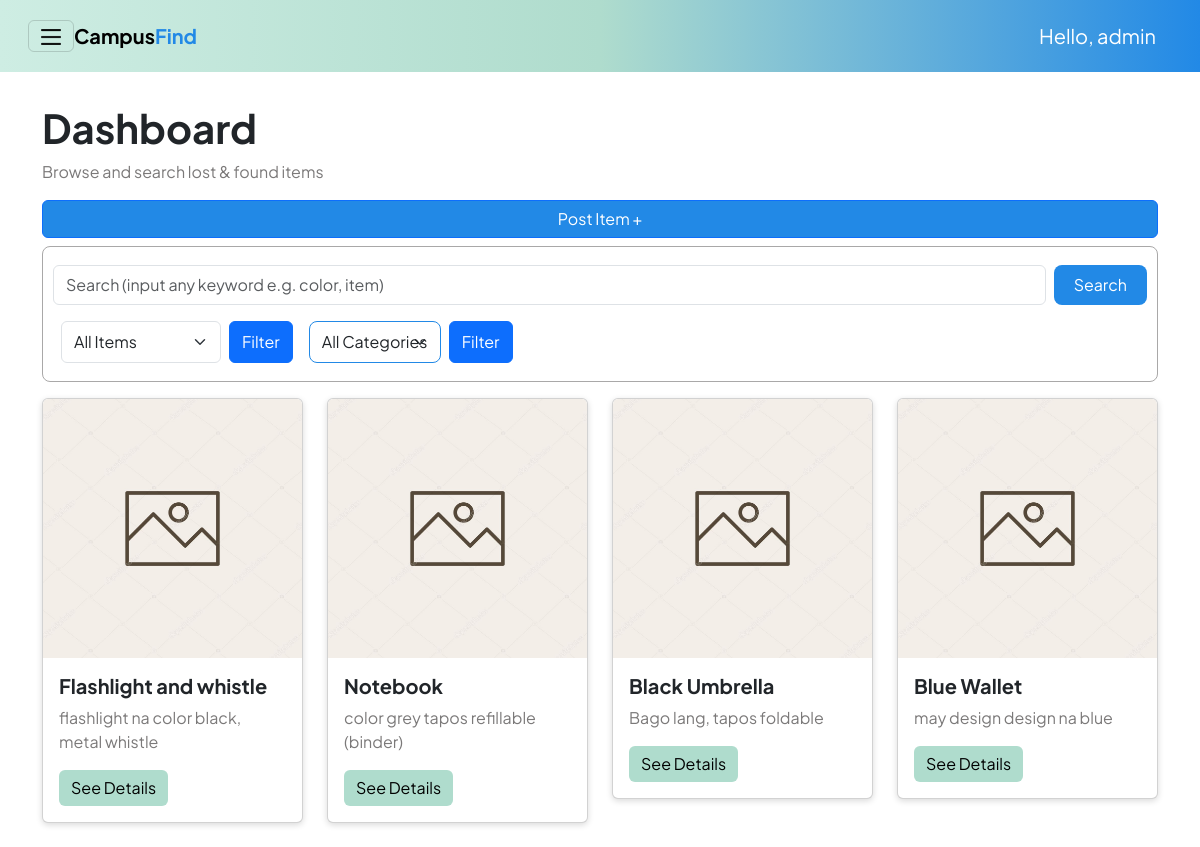
Page /interfaces/admin/dashboard_admin.php (signed in) on the earlier database version.
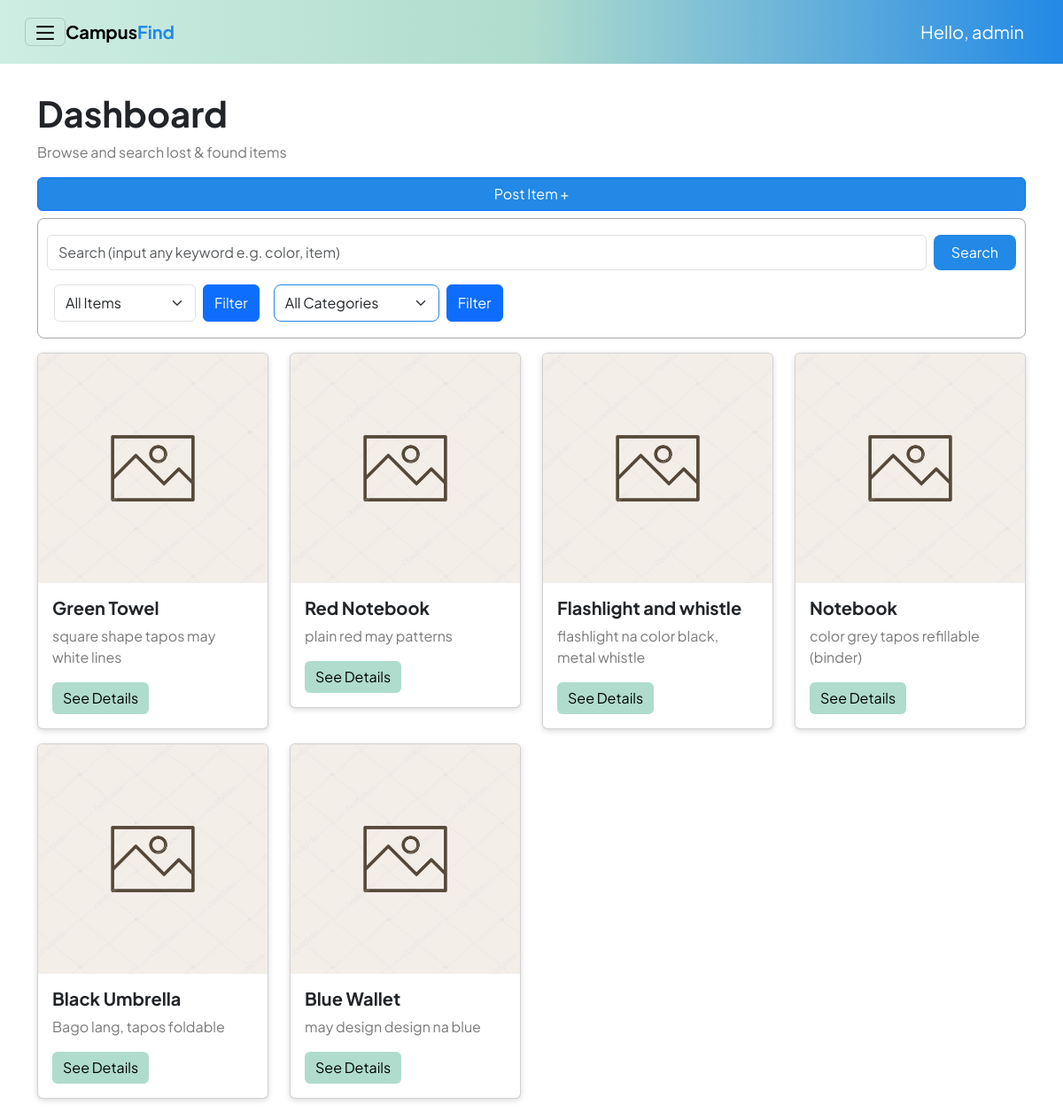
Same page on the later database version.
### tables this page shows
CREATE TABLE items (
        id INTEGER PRIMARY KEY AUTOINCREMENT,
        user_id INTEGER NOT NULL,
        title TEXT NOT NULL,
        description TEXT,
        item_status TEXT NOT NULL,     -- 'lost' or 'found'
        category_id INTEGER,
        location_lost TEXT,
        location_found TEXT,
        date_lost_or_found DATE,
        current_location TEXT,
        image_path TEXT,
        created_at DATETIME DEFAULT CURRENT_TIMESTAMP,
        -- updated_at DATETIME DEFAULT CURRENT_TIMESTAMP,
        claimed_by_user_id INTEGER,
        claimed_at DATETIME,

        FOREIGN KEY (user_id) REFERENCES users(id) ON DELETE CASCADE,
        FOREIGN KEY (claimed_by_user_id) REFERENCES users(id) ON DELETE SET NULL,
        FOREIGN KEY (category_id) REFERENCES categories(id)
    );

### interfaces/admin/dashboard_admin.php (the view, shortened to what this page needs)
<?php
$admin = $_SESSION["user"];
$db = get_db();
$action = $_GET["action"] ?? "list";
$sql = "SELECT items.*, categories.name AS category_name
        FROM items
        LEFT JOIN categories ON items.category_id = categories.id";
$sql .= " ORDER BY items.id DESC";
?>
<!DOCTYPE html>
<html lang="en">
<head>
    <link rel="stylesheet" href="../../reusable/header.css">
    <link rel="stylesheet" href="../../reusable/cards.css">
    <link rel="stylesheet" href="../../reusable/form.css">
    <link href="https://cdn.jsdelivr.net/npm/bootstrap@5.3.8/dist/css/bootstrap.min.css" rel="stylesheet">
</head>
<body class="m-0 border-0 bd-example">
<nav class="navbar p-3 sticky-top">
    <div class="container-fluid">
        <button class="navbar-toggler" type="button" data-bs-toggle="offcanvas"
                data-bs-target="#offcanvasWithBothOptions" aria-controls="offcanvasWithBothOptions"
                aria-expanded="false" aria-label="Toggle navigation">
            <img src="/assets/hamburger.png" alt="hamburger icon" width="20px" height="20px">
        </button>
        <strong><a class="navbar-brand me-auto" href="#">Campus<span class = "find">Find</a></strong>
        <a class="navbar-brand ms-auto text-white" href="#">Hello, <?php echo htmlspecialchars($admin["username"]); ?></a>
    </div>
</nav>
<div class="container my-3">
    <?php if ($action === "create"): ?>
        <h3>Add New Item</h3>
        <form method="post" action="?action=store" enctype="multipart/form-data">
            <input type="text" name="title" placeholder="Title" required>
            <textarea name="description" placeholder="Description"></textarea>
        <select name="category_id" id="category_id" required>
            <option value="">Select Category</option>
            <?php
            $catQ = $db->query("SELECT * FROM categories ORDER BY name");
            while($c = $catQ->fetchArray(SQLITE3_ASSOC)):
            ?>
                <option value="<?= $c['id']; ?>">
                    <?= ucfirst(str_replace('_', ' ', $c['name'])); ?>
                </option>
            <?php endwhile; ?>
        </select>
        <select name="item_status" id="status" required>
            <option value="">Select Type</option>
            <option value="lost">Lost</option>
            <option value="found">Found</option>
        </select>
        <input type="text" name="location_lost" id="location_lost" placeholder="Location Lost">
        <input type="text" name="location_found" id="location_found" placeholder="Location Found">
        <label for="date_lost_or_found" id="dateLabel">Date Lost</label>
        <input type="date" name="date_lost_or_found" id="date_lost_or_found">
            <input type="text" name="current_location" placeholder="Current Location">
            <button class="btn" type="submit">Save</button>
            <a class="btn" href="dashboard_admin.php">Cancel</a>
        </form>
    <?php else: ?>
        <section class = "heroSection pt-3">
            <h1><strong>Dashboard</strong></h1>
            <p class = "subtext">Browse and search lost & found items</p>
            <a id = "postItems" type="button" class="btn btn-primary" href="?action=create">
                Post Item +
            </a>
        </section>
        <div class="search-filter-container my-2">
            <form class="d-flex py-2 w-100" method="GET">
                <input
                    class="form-control me-2"
                    type="search"
                    name="search"
                    placeholder="Search (input any keyword e.g. color, item)"
                    value="<?php echo htmlspecialchars($_GET['search'] ?? ''); ?>"
                />
                <button class="btn searchBtn" type="submit">Search</button>
            </form>
            <form method="GET" class="d-flex">
                <select name="item_status" class="form-select m-2 me-auto">
                    <option value="">All Items</option>
                </select>
                <button type="submit" class="btn btn-primary m-2">Filter</button>
            </form>
            <form method="GET" class="d-flex">
                <select id="filterCategory" name="category_id" class="form-select m-2 me-auto">
                    <option value="">All Categories</option>
                </select>
                <button type="submit" class="btn btn-primary m-2">Filter</button>
            </form>
        </div>
        <?php
        $result = $db->query($sql);
        $items = [];
        while ($row = $result->fetchArray(SQLITE3_ASSOC)) {
            $items[] = $row;
        } ?>
        <div class="row">
            <?php if (empty($items)): ?>
                <p>No items found.</p>
            <?php else: ?>
                <?php foreach ($items as $it): ?>
                    <div class="col-md-3">
                        <div class="card my-2">
                            <img src="/assets/image.png" class="card-img-top" alt="Item image">
                            <div class="card-body">
                                <h5 class="card-title"><strong><?php echo htmlspecialchars($it["title"]); ?></strong></h5>
                                <p class="card-text"><?php echo htmlspecialchars($it["description"]); ?></p>
                                <button id = "seeDetails" type="button" class="btn btn-primary" data-bs-toggle="modal" data-bs-target="#modal-<?php echo $it['id']; ?>">
                                    See Details
                                </button>
                            </div>
                        </div>
                    </div>
                <?php endforeach; ?>
            <?php endif; ?>
        </div>
    <?php endif; ?>
</div>
</body>
</html>

### reusable/header.css (style rules this page uses)
:root { --color-primary-gradient: linear-gradient(to right, #ceede3,#afdccd, #2289e6); --blue-primary: #2289e6; --button: #afdccd; --button-hover: #ceede3; --bg: #f8f8f8; --gray-text: #7b7979; --lost-color: #ff0000; --found-color: #2289e6; --claimed-color: #558d57; --pending-color: #ffa629; }
* { font-family: "Plus Jakarta Sans", sans-serif; }
.navbar-brand { font-size: 20px !important; }
.find { color: var(--blue-primary); }
nav { background: var(--color-primary-gradient); }
#postItems { background-color: var(--blue-primary); width: 100%; }
button.searchBtn { background-color: var(--blue-primary) !important; color: white; border: none; padding: 8px 20px; border-radius: 8px; }
.search-filter-container { border: 1px solid #a9a8a8; border-radius: 8px; padding: 10px; }
#filterStatus, #filterCategory { border-color: var(--blue-primary); padding: 8px 12px !important; border-radius: 8px; cursor: pointer; }
#seeDetails { color: black; background-color: var(--button); border: none; }
.card-text, .subtext { color: var(--gray-text) }
.search-filter-container { display: flex; flex-wrap: wrap; }

### reusable/cards.css (style rules this page uses)
:root { --color-primary: #2289e6; --color-ui-accent: #afdccd; --color-ui-surface: #f8f8f8; --lost-color: #ff0000; --found-color: #2289e6; --claimed-color: #558d57; --pending-color: #ffa629; }
.card { display: flex !important; flex-direction: row !important; height: auto !important; width: auto !important; overflow: hidden !important; transition: box-shadow 0.3s ease; box-shadow: 0 2px 6px rgba(0,0,0,0.15); }
.card img { height: 100%; width: 150px; object-fit: cover; }
@media (min-width: 768px) { .card { display: block !important; width: 100% !important; } }
@media (min-width: 768px) { .card img { width: 100%; height: 100%; object-fit: cover; } }

### reusable/form.css (style rules this page uses)
:root { --color-primary: #2289e6; --color-ui-accent: #afdccd; --color-ui-surface: #f8f8f8; --lost-color: #ff0000; --found-color: #2289e6; --claimed-color: #558d57; --pending-color: #ffa629; }

Differences in the rows shown:
added items: title "Green Towel", description "square shape tapos may white lines"
added items: title "Red Notebook", description "plain red may patterns"
